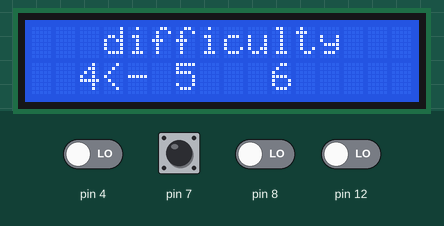
Simulated run of this sketch. Board: Arduino Uno, built with avr-gcc and run on an emulated ATmega328P. Parts: 16×2 character LCD. Inputs (shaded band) come from the test bench; at power-on: pin 4, pin 7, pin 8, pin 12 LOW.

Above: at 1.2 s.
1.3 s: pin 7 pulsed HIGH 2 times (0.12 s each, 0.3 s apart)
At 1.52 s:
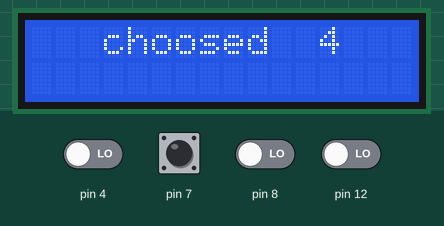
At 2.0 s:
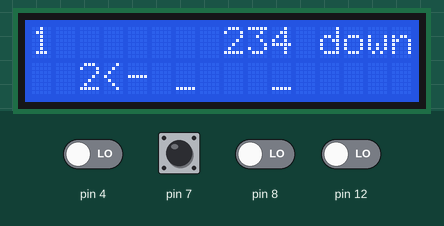
3.4 s: pin 12 driven HIGH
At 3.49 s:
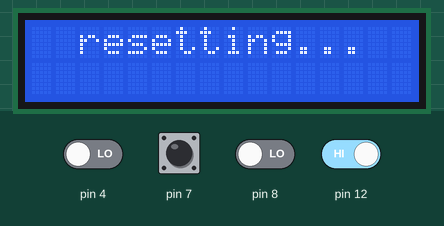
Timing chart, 0 to 6.4 s (numbered marks = the images above; inputs shaded):
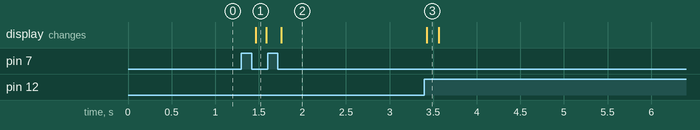

The sketch:

ver3-button.ino
```cpp
#include <Wire.h>
#include <LiquidCrystal_I2C.h>
LiquidCrystal_I2C lcd_I2C_27(0x27,16,2);

/*notes
char 0 = 48
button4 = right
button7 = act
button8 = left
*/

/*---index declare---*/
bool buttonPress4 = false;
bool buttonPress7 = false;
bool buttonPress8 = false;
bool buttonAction4 = false;
bool buttonAction7 = false;
bool buttonAction8 = false;
bool selecting = true;

char _pos1[7] = {' ',' ',' ',' ',' ',' ','_'};
char _pos2[7] = {' ',' ',' ',' ',' ',' ','_'};
char _pos3[7] = {' ',' ',' ',' ',' ',' ','_'};
char _total[3][7] = {{},{},{}};
char _handing = ' ';

int _select = 0;
int plateAmount = sizeof(_total)/sizeof(char)/3;
int _click = 0;
int _lastPos = 4;
int dif[3] = {4,5,6};
int hard = 0;

String _arrow = "<-";
String _action = "down";

void showInt(int w,int h,int num);

void showString(int w,int h,String text);

void showChar(int w,int h,char text);

void cleanLine(int h);

void reset();

int FFN(char _pos[]);

bool button(int number);

void setup(){

  lcd_I2C_27.init ();
  lcd_I2C_27.backlight();

  pinMode(4,INPUT);
  pinMode(7,INPUT);
  pinMode(8,INPUT);
  pinMode(12,INPUT);

  _select = 0;

  cleanLine(0);
  cleanLine(1);
  showString(4*_select+3,1,_arrow);

  for(int i = 0; i < plateAmount;i++){
    _total[0][i] = _pos1[i];
    _total[1][i] = _pos2[i];
    _total[2][i] = _pos3[i];
  }

  _action = "down";
  _click = 0;
  _lastPos = 4;
  _handing = ' ';

}

void difficulty(){
  showString(4*_select+3,1,_arrow);
  showInt(2,1,dif[0]);
  showInt(6,1,dif[1]);
  showInt(10,1,dif[2]);
  showString(0,0,"   difficulty   ");

  if(button(4) == false && buttonPress4 == true) buttonAction4 = true;

  if(button(7) == false && buttonPress7 == true) buttonAction7 = true;

  if(button(8) == false && buttonPress8 == true) buttonAction8 = true;

  buttonPress4 = button(4);
  buttonPress7 = button(7);
  buttonPress8 = button(8);

  if(buttonAction8){
    buttonAction8 = false;
    if(_select != 0){
      showString(4*_select+3,1,"  ");
      _select--;
      showString(4*_select+3,1,_arrow);
    }
  }

  else if(buttonAction4){
    buttonAction4 = false;
    if(_select != 2){
      showString(4*_select+3,1,"    ");
      _select++;
      showString(4*_select+3,1,_arrow);
    }
  }

  else if(buttonAction7){
    buttonAction7 = false;
    selecting = false;
    hard = dif[_select];

    for(int i = 0;i < 6;i++){
      _pos1[i] = ' ';
    }

    for(int i = 5,j = hard;i >= 6 - hard;i--,j--){
      _pos1[i] = char(j + 48);
    }

    showString(0,0,"   choosed  ");
    showInt(12,0,hard);
    cleanLine(1);
    setup();
  }
}

void loop(){
  if(selecting){
    difficulty();
  }

  else{
    /*---showing---*/
    if(_action != "win "){
      showChar(0,0,_handing);
      showChar(2,1,_total[0][FFN(_total[0])]);
      showChar(6,1,_total[1][FFN(_total[1])]);
      showChar(10,1,_total[2][FFN(_total[2])]);

      for(int i = 0;i < plateAmount-1;i++){
        showChar(5+i,0,_total[_select][i]);
      }
    }

    /*---reset---*/
    if(digitalRead(12)){
      reset();
    }

    /*---finish---*/
    if(_total[2][6 - hard] == '1'){
      _action = "win ";
      showString(0,0,"you win!! hard ");
      showInt(15,0,hard);
      showString(0,1,"    click:");
      showInt(10,1,_click);
      showString(12,1,"    ");
      tone(5,500,1000);
      return 0;
    }

    /*---index operating---*/
    if(_handing == ' ' && _action != "win ") {
      _action = "up  ";
      showString(12,0,_action);
    }

    else if(_handing != ' ' && _action != "win ") {
      _action = "down";
      showString(12,0,_action);
    }

    if(button(4) == false && buttonPress4 == true) buttonAction4 = true;

    if(button(7) == false && buttonPress7 == true) buttonAction7 = true;

    if(button(8) == false && buttonPress8 == true) buttonAction8 = true;

    buttonPress4 = button(4);
    buttonPress7 = button(7);
    buttonPress8 = button(8);

    /*---action control---*/
    if(buttonAction8){
      buttonAction8 = false;
      if(_select != 0){
        showString(4*_select+3,1,"  ");
        _select--;
        showString(4*_select+3,1,_arrow);
      }
    }

    else if(buttonAction4){
      buttonAction4 = false;
      if(_select != 2){
        showString(4*_select+3,1,"    ");
        _select++;
        showString(4*_select+3,1,_arrow);
      }
    }

    else if(buttonAction7 && _action == "up  "){
      if(_handing == ' '){
        if(_total[_select][FFN(_total[_select])] != '_'){
          buttonAction7 = false;
          _handing = _total[_select][FFN(_total[_select])];
          _total[_select][FFN(_total[_select])] = ' ';
          _action = "down";
          _lastPos = _select;
        }
      }
    }

    else if(buttonAction7 && _action == "down" && _handing != ' '){
      buttonAction7 = false;
      if((int)_handing < (int)(_total[_select][FFN(_total[_select])])){
        _total[_select][FFN(_total[_select])-1] = _handing;
        _handing = ' ';
        _action = "up  ";
        if(_lastPos != _select){
          _click++;
        }
      }
    }

    /*---reset index---*/
    buttonAction7 = false;
    buttonAction8 = false;
    buttonAction4 = false;

    delay(1);
  }
}

/*---function---*/

void showInt(int w,int h,int num){
   lcd_I2C_27.setCursor(w,h);
   lcd_I2C_27.print(num);
}

void showString(int w,int h,String text){
   lcd_I2C_27.setCursor(w,h);
   lcd_I2C_27.print(text);
}

void showChar(int w,int h,char text){
   lcd_I2C_27.setCursor(w,h);
   lcd_I2C_27.print(text);
}

void cleanLine(int h){
  showString(0,h,"                ");
}

void reset(){
  selecting = true;
  showString(0,0,"  resetting...  ");
  cleanLine(1);
  setup();
  showString(7,1,"  ");
  showString(11,1,"  ");
  showString(4*_select+3,1,_arrow);
}

int FFN(char _pos[]){
  for(int i = 0;i < plateAmount;i++){
    if(_pos[i] != ' '){
      return i;
      break;
    }
  }
  return 0;
}

bool button(int number){
  return digitalRead(number);
}
```

Measured:
- after the input at 1.3 s, the display: changes after 0.16 s (image 1)
- after the input at 3.4 s, the display: changes at once (image 3)
